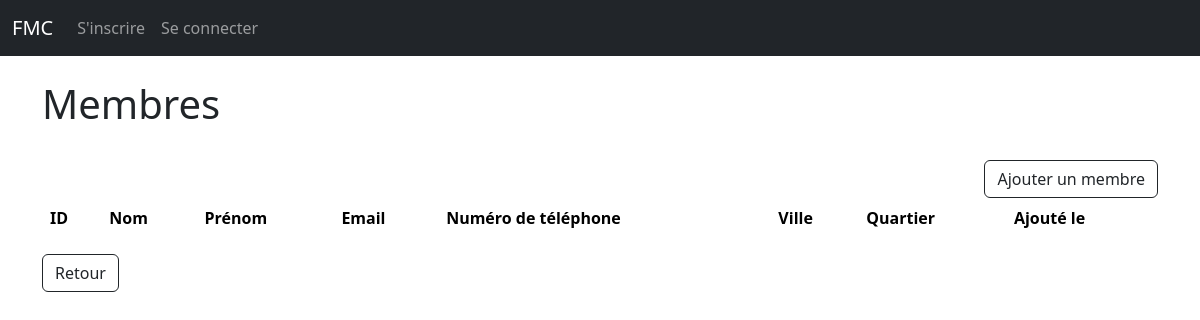
/members/, run on an earlier commit of the app's database.
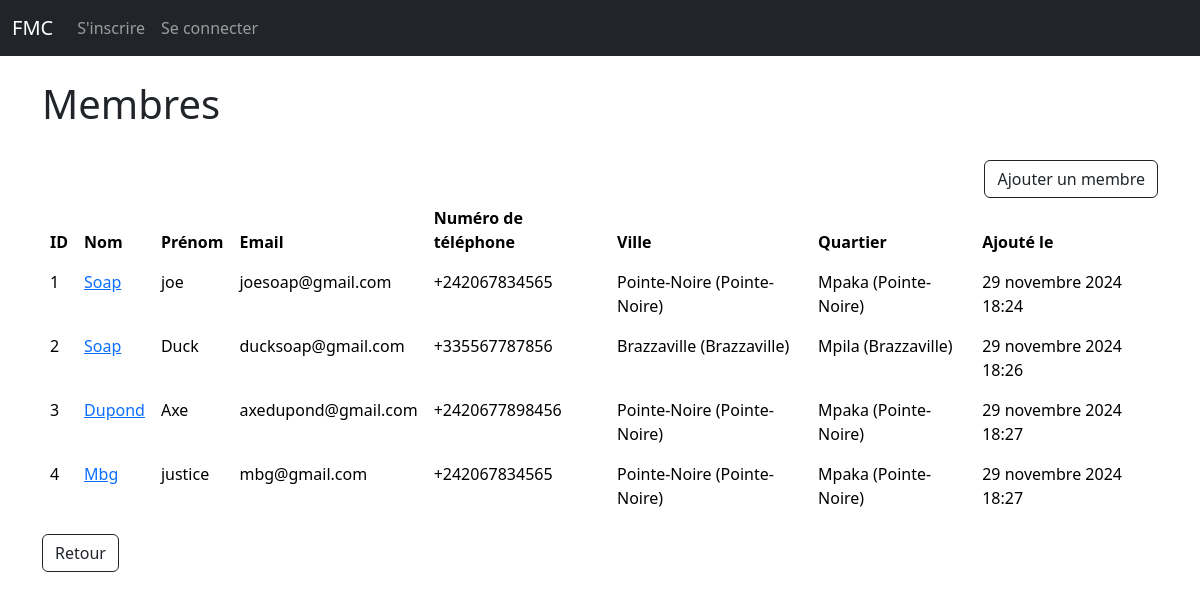
And on a later commit of the database.
### gestione/models.py (models this page shows, shortened)
class TimestampModel(models.Model):
    created_at = models.DateTimeField(auto_now_add=True)
    updated_at = models.DateTimeField(auto_now=True)
    class Meta:
        abstract = True

class Member(TimestampModel):
    name = models.CharField(max_length=100)
    firstName = models.CharField(max_length=100)
    email = models.EmailField(max_length=150, unique=True, null=True, blank=True)
    phone = models.CharField(max_length=15, null=True, blank=True)
    city = models.ForeignKey(
        City, on_delete=models.CASCADE, related_name="members"
    )  # Lien obligatoire avec une ville
    district = models.ForeignKey(
        District, on_delete=models.SET_NULL, null=True, blank=True, related_name="members"
    )  # Lien facultatif avec un quartier

class City(TimestampModel):
    name = models.CharField(max_length=100)
    department = models.ForeignKey(Department, on_delete=models.CASCADE, related_name="cities")
    def __str__(self):
        return f"{self.name} ({self.department.name})"

class Department(TimestampModel):
    name = models.CharField(max_length=100, unique=True)

class District(TimestampModel):
    name = models.CharField(max_length=100)
    city = models.ForeignKey(City, on_delete=models.CASCADE, related_name="districts")
    def __str__(self):
        return f"{self.name} ({self.city.name})"

### gestione/views.py (the view)
# urls.py: path('members/', views.list_members, name='members'),
def list_members(request):
    members = Member.objects.all()
    return render(request, 'gestione/pages/members.html', {'members': members})

### gestione/templates/gestione/pages/members.html (shortened to what this page needs)
{% extends 'gestione/layouts/base.html'%}
{% block content %}
    <h1>Membres</h1>
    <br>
    <div class="row">
        <div class="col"></div>
        <div class="col text-end">
            <a class="btn btn-outline-dark" href="{% url 'gestione:add_member' %}">Ajouter un membre</a>
        </div>
    </div>
    <table class="table table-borderless table-hover ">
        <thead>
            <tr>
                <th scope="col">ID</th>
                <th scope="col">Nom</th>
                <th scope="col">Prénom</th>
                <th scope="col">Email</th>
                <th scope="col">Numéro de téléphone</th>
                <th scope="col">Ville</th>
                <th scope="col">Quartier</th>
                <th scope="col">Ajouté le</th>
            </tr>
        </thead>
        <tbody>
            {% if members %}
            {% for member in members %}
                <tr>
                <td>{{member.id}}</td>
                <td><a href="{% url 'gestione:record' member.id %}">{{member.name}}</a></td>
                <td>{{member.firstName}}</td>
                <td>{{member.email}}</td>
                <td>{{member.phone}}</td>
                <td>{{member.city}}</td>
                <td>{{member.district}}</td>
                <td>{{member.created_at}}</td>
                </tr>
            {% endfor %}
            {% endif %}
        </tbody>
    </table>
    <a class="btn btn-outline-dark" href="{% url 'gestione:dashboard' %}">Retour</a>
    <br>
{% endblock %}

### gestione/templates/gestione/layouts/base.html (shortened to what this page needs)
<!doctype html>
<html lang="fr">
      <head>
        <link href="https://cdn.jsdelivr.net/npm/bootstrap@5.3.3/dist/css/bootstrap.min.css" rel="stylesheet">
      </head>
      <body>
        {% include "gestione/layouts/nav.html" %}
        <div class="container">
            <br>
            {% block content %}{% endblock %}
        </div>
      </body>
</html>

### gestione/templates/gestione/layouts/nav.html (shortened to what this page needs)
<nav class="navbar navbar-expand-lg navbar-dark bg-dark">
  <div class="container-fluid">
    {% if user.is_authenticated %}
        <a class="navbar-brand" href="{% url 'gestione:dashboard' %}">FMC</a>
    {% else %}
        <a class="navbar-brand" href="{% url 'gestione:login' %}">FMC</a>
    {% endif %}
    <div class="collapse navbar-collapse" id="navbarSupportedContent">
      <ul class="navbar-nav me-auto mb-2 mb-lg-0">
        {% if not user.is_authenticated %}
           <li class="nav-item">
                <a class="nav-link" href="{% url 'gestione:register' %}">S'inscrire</a>
            </li>
            <li class="nav-item">
                <a class="nav-link" href="{% url 'gestione:login' %}">Se connecter</a>
            </li>
        {% endif %}
      </ul>
    </div>
  </div>
</nav>

What changed in the data, as far as the page shows it:
added Member: id "1", name "Soap", firstName "joe", email "joesoap@gmail.com", phone "+242067834565", city "Pointe-Noire (Pointe-Noire)", district "Mpaka (Pointe-Noire)", created_at "29 novembre 2024 18:24"
added Member: id "2", name "Soap", firstName "Duck", email "ducksoap@gmail.com", phone "+335567787856", city "Brazzaville (Brazzaville)", district "Mpila (Brazzaville)", created_at "29 novembre 2024 18:26"
added Member: id "3", name "Dupond", firstName "Axe", email "axedupond@gmail.com", phone "+2420677898456", city "Pointe-Noire (Pointe-Noire)", district "Mpaka (Pointe-Noire)", created_at "29 novembre 2024 18:27"
added Member: id "4", name "Mbg", firstName "justice", email "mbg@gmail.com", phone "+242067834565", city "Pointe-Noire (Pointe-Noire)", district "Mpaka (Pointe-Noire)", created_at "29 novembre 2024 18:27"
